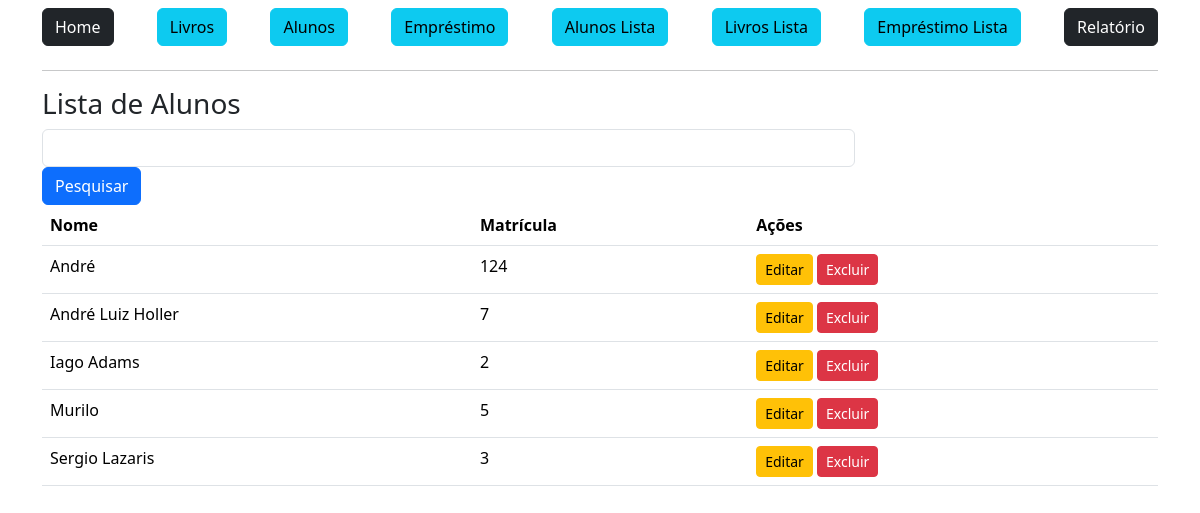
Screenshot of /aluno/lista/ (signed in) with the database file from the repository.
### app/models.py (models this page shows)
class Student(db.Model):
    name = db.Column(db.String, nullable = False)
    registration = db.Column(db.Integer, primary_key = True)

### app/view.py (the view)
@app.route('/aluno/lista/')
@login_required
def studentList():
    if request.method == 'GET':
        pesquisa = request.args.get('pesquisa', '')
    dados = Student.query.order_by('name')
    if pesquisa != '':
        dados = dados.filter_by(name=pesquisa)
    context = {'dados': dados.all()}
    return render_template('alunosLista.html', context=context)

### app/__init__.py (called while the page is built)
@login_manager.user_loader
def load_user(user_id):
    return Employee.query.get(int(user_id))

### app/view.py (called while the page is built)
@app.before_request
def atualizar_status_atrasados():
    hoje = datetime.now()
    emprestimos = Loan.query.filter(
        Loan.status == 'Emprestado',
        Loan.returnDate == None,
        Loan.returnLimit < hoje
    ).all()
    for emprestimo in emprestimos:
        emprestimo.status = 'Atrasado'
    if emprestimos:
        db.session.commit()

### app/templates/alunosLista.html
{% extends 'base.html' %}
{% block content %}
    <div class = "container">
        <div class = "row">
            <h3>Lista de Alunos</h3>
        <form action="" method="get" class="row">
            <div class="col-9">
                <input type="text" name="pesquisa" class="form-control">
            </div>
            <div>
                <button type="submit" class="btn btn-primary">Pesquisar</button>
            </div>
        </form>
        <div class="col-12">
            <table class="table">
                <thead>
                    <tr>
                        <th>Nome</th>
                        <th>Matrícula</th>
                        <th>Ações</th>
                    </tr>
                </thead>
                <body>
                    {% for linha in context['dados'] %}
                    <tr>
                        <td>{{linha.name}}</td>
                        <td>{{linha.registration}}</td>
                        <td>
                            <a href="{{ url_for('studentEdit', id=linha.registration) }}" class="btn btn-sm btn-warning">Editar</a>
                            <form action="{{ url_for('studentDelete', id=linha.registration) }}" method="post" style="display:inline;">
                                <button type="submit" class="btn btn-sm btn-danger" onclick="return confirm('Tem certeza que deseja excluir este empréstimo?')">
                                    Excluir
                                </button>
                            </form>
                        </td>
                        </tr>
                    {% endfor %}
                </body>
            </table>
        </div>
        </div>
    </div>
{% endblock %}

### rows the page displays
Student: name "André", registration "124"
Student: name "André Luiz Holler", registration "7"
Student: name "Iago Adams", registration "2"
Student: name "Murilo", registration "5"
Student: name "Sergio Lazaris", registration "3"
